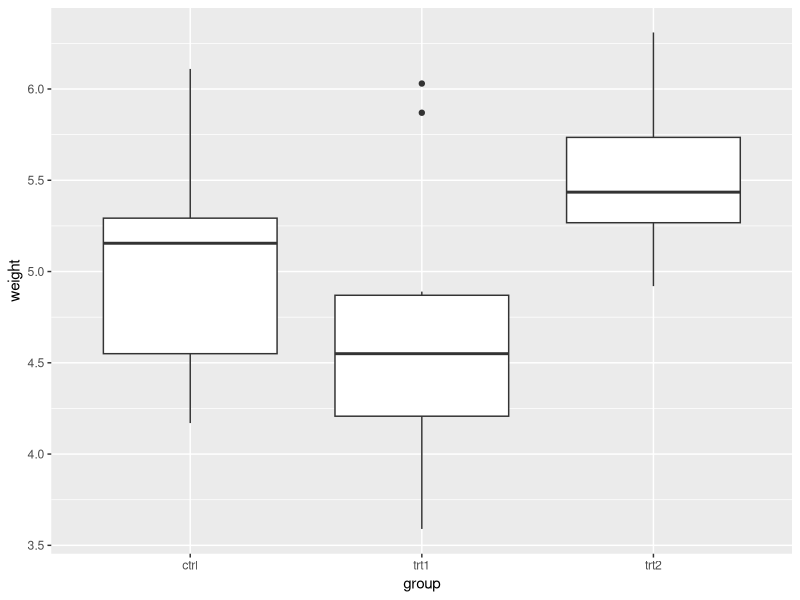
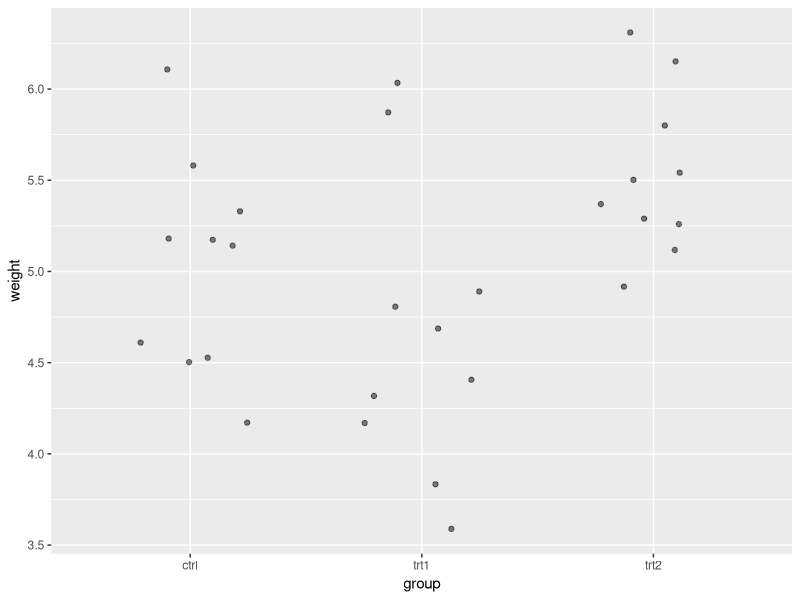
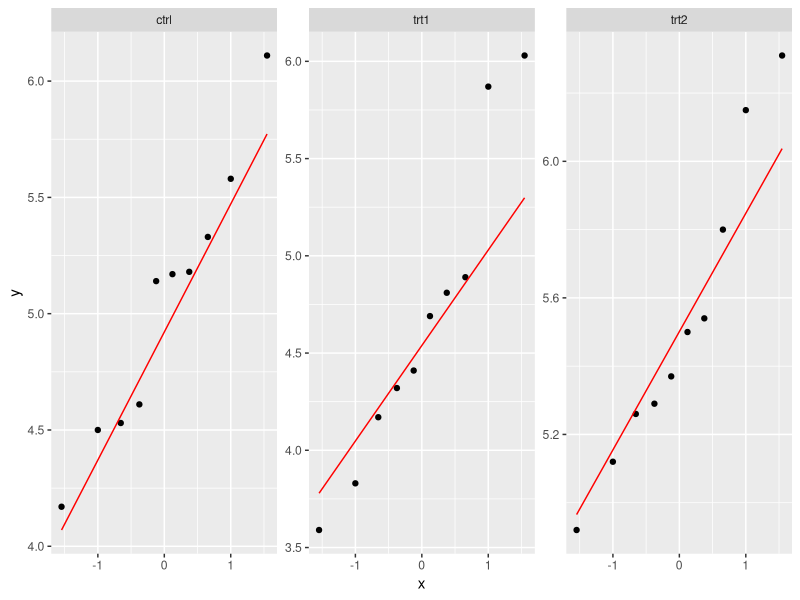

Recreate these plots in R, in order.
# Intro to R
# Rick Scavetta
# 04.03.2020
# IMPRS @ MPI MolGen workshop

# Clear workspace
rm(list = ls())

# Load some packages
# (install them first! but only once)
library(tidyverse)

# Basic R syntax
n <- log2(8) # the log2 of 8
n # shortcut to print(n)

# PlantGrowth Case Study ----

# A built-in data set
data(PlantGrowth)

# Descriptive stats
# The "global mean", i.e. ANOVA Null hypothesis
mean(PlantGrowth$weight)

# group-wise stats (with dplyr)
# using tidyverse notation
# %>% "the pipe operator"
# say: "... and then ..."
PlantGrowth %>% 
  group_by(group) %>% 
  summarise(avg = mean(weight),
            stdev = sd(weight))

# Data vis (with ggplot2)
# 3 essential components
# 1 - The data
# 2 - Aesthetics - mapping variables onto scales
# scales: x, y, color, size, shape, linetype
# 3 - Geometry - how the plot will look

# box plot
ggplot(PlantGrowth, aes(x = group, y = weight)) +
  geom_boxplot()

# "dot plot"
ggplot(PlantGrowth, aes(x = group, y = weight)) +
  geom_jitter(width = 0.25, alpha = 0.5)

# Q-Q plot:
ggplot(PlantGrowth, aes(sample = weight)) +
  geom_qq() +
  geom_qq_line(color = "red") +
  facet_wrap(~ group, scales = "free_y")

# quick & dirty, but not separated
# qqnorm(PlantGrowth$weight)
# qqline(PlantGrowth$weight, col = "red")

# Inferential stats
# first step: define a linear model
# ~ means "described by"
plant_lm <- lm(weight ~ group, data = PlantGrowth)
plant_lm

# T-tests
# Typically, use t.test(), but here, we can use:
summary(plant_lm) # p-values are labelled Pr(>|t|)

# 1-way ANOVA
anova(plant_lm) # p-value 0.01591

# For all pair-wise comparisons: use 
# plant_aov <- aov(weight ~ group, data = PlantGrowth)
# TukeyHSD(plant_aov)

# Element 2: Functions (verbs) ----
# Everything that happens, is because of a function

# Arithmetic operators
34 + 6

# BEDMAS - order of operations
# brackets, expon, div, mult, add, sub
2 - 3/4 # 1.25
(2 - 3)/4 # -0.25

# Use objects in place of numbers
n <- 34
p <- 6
# so...
n + p

# Generic functions have a form:
# fun_name(fun_arg = ...)

# Call args by name or position

# i.e.
log(x = 8, base = 2) # long form, naming
log(8, 2) # long form, positional matching
log(8, base = 2) # common: mix naming and position
log2(8) # short form, positional matching
log(base = 2, 8) # works, but confusing!

# Funs can have 0 to many un-named args
ls()
# Args can be named or un-named

# e.g. combine
xx <- c(3, 8, 9, 23)
xx

myNames <- c("healthy", "tissue", "quantity")
myNames

# How is + a function?
p + n
# this is actually...
`+`(p, n)

# A regular sequence of numbers
seq(from = 1, to = 100, by = 7)
# typically:
foo1 <- seq(1, 100, 7)
foo1

# use objects in functions:
foo2 <- seq(1, n, p)
foo2

# regular sequence of 1 interval
seq(1, 10, 1)
# Use the colon operator instead:
1:10

# Two major types of math functions:
# Aggregration functions
# 1 output value (typically)
# mean, sd, n, var, median, max, min, sum, prod

# Transformation functions
# same number of output as input
# log, [0,1], z-scores, sqrt, exponents
# subtract background
# +, -, /, ...

# Exercise: Are these transformation or aggregation?
foo2 + 100 # trans
foo2 + foo2 # trans
# foo2 %o% foo2 # trans
sum(foo2) + foo2 # agg, followed by trans
1:3 + foo2 # trans

# FUNDAMENTAL CONCEPT: VECTOR RECYCLING

1:4 + foo2

# 3 types of messages:
# Information: Neutral
# Warning: Possible problem
# Error: Full stop

# Exercise: Calculate y = 1.12x − 0.4 for xx
# i.e. y=mx+b
y <- (1.12 * xx) - 0.4

# Element 3: Objects (nouns) ----
# Anything that exists is an object

# Vectors - 1-dimensional, homogenous
# Everything in the values section
foo1
myNames

# 4 most common 
# "user-defined atomic vector types"
# Logical - TRUE/FALSE, T/F, 1/0 (Boolean)
# Integer - whole numbers
# Double - real numbers (float)
# Character - All values (string)

# Numeric - Generic reference to int or dbl

# check
typeof(foo1)
typeof(myNames)

foo3 <- c("Liver", "Brain", "Testes", "Muscle",
          "Intestine", "Heart")
typeof(foo3)

foo4 <- c(TRUE, FALSE, FALSE, TRUE, TRUE, FALSE)
typeof(foo4)

# Homogenous types:
test <- c(1:10, "bob")
test
typeof(test)

# We can't do math:
mean(test)

# R has a type hierarchy

# Solution: Coercion to another type
# use an as.*() function
test <- as.numeric(test)
test

# Now we can do math: but deal with the NA
mean(test, na.rm = TRUE)

# Lists - 1-dimensional, heterogenous
typeof(plant_lm)

# how many elements:
length(plant_lm)
length(foo1) # also works for vectors

# attributes (meta data)
attributes(plant_lm)
# 13 named elements

# use common "accessor" functions for attributes
names(plant_lm)

# Anything that's named can be called with $
plant_lm$coefficients # a 3-element named dbl (numeric) vector
plant_lm$residuals # a 30-element dbl vector
plant_lm$model # dataframe

# Add comment as metadata:
comment(plant_lm) <- "I love R so much!"
attributes(plant_lm)

# Add comment as an actual list item:
plant_lm$myComment <- "But python not so much :/"
plant_lm$myComment

# What is class?
# An attribute to an object
attributes(plant_lm)
# can also access with "accessor" function:
class(plant_lm)
# class tells R functions what to do with this object
# e.g.
summary(plant_lm) # get t-test and ANOVA summary from an "lm"
summary(PlantGrowth) # summarise each column in a "dataframe"

# Dataframes - 2-dimensional, heterogenous
class(PlantGrowth)
# A special class of type list...
typeof(PlantGrowth)
# ...where each element is a vector of the SAME length!
# Rows = observations
# Columns = variables

# Make a data frame from scratch:
foo_df <- data.frame(foo4, foo3, foo2)
foo_df

# update metadata (names)
names(foo_df) <- myNames
foo_df

# Call each variable by name:
foo_df$quantity # as a vector

# Basic functions:
str(foo_df) # structure
glimpse(foo_df)
summary(foo_df)

# also...
dim(foo_df)
nrow(foo_df)
ncol(foo_df)